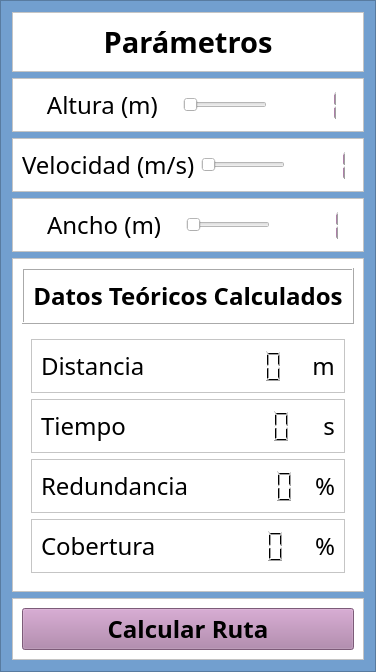
     <widget class="QFrame" name="frame_2">
      <property name="styleSheet">
       <string notr="true">background-color: rgb(114, 159, 207);</string>
      </property>
      <property name="frameShape">
       <enum>QFrame::StyledPanel</enum>
      </property>
      <property name="frameShadow">
       <enum>QFrame::Raised</enum>
      </property>
      <layout class="QVBoxLayout" name="verticalLayout">
       <item>
        <widget class="QFrame" name="frame_17">
         <property name="sizePolicy">
          <sizepolicy hsizetype="Expanding" vsizetype="Expanding">
           <horstretch>0</horstretch>
           <verstretch>0</verstretch>
          </sizepolicy>
         </property>
         <property name="styleSheet">
          <string notr="true">background-color: rgb(255, 255, 255);</string>
         </property>
         <property name="frameShape">
          <enum>QFrame::StyledPanel</enum>
         </property>
         <property name="frameShadow">
          <enum>QFrame::Raised</enum>
         </property>
         <layout class="QVBoxLayout" name="verticalLayout_14">
          <item>
           <widget class="QLabel" name="labelParametros">
            <property name="sizePolicy">
             <sizepolicy hsizetype="Expanding" vsizetype="Expanding">
              <horstretch>0</horstretch>
              <verstretch>0</verstretch>
             </sizepolicy>
            </property>
            <property name="font">
             <font>
              <family>Uroob</family>
              <pointsize>22</pointsize>
              <weight>75</weight>
              <bold>true</bold>
             </font>
            </property>
            <property name="text">
             <string>Parámetros</string>
            </property>
            <property name="alignment">
             <set>Qt::AlignCenter</set>
            </property>
            <property name="wordWrap">
             <bool>true</bool>
            </property>
           </widget>
          </item>
         </layout>
        </widget>
       </item>
       <item>
        <widget class="QFrame" name="frame_19">
         <property name="styleSheet">
          <string notr="true">background-color: rgb(255, 255, 255);</string>
         </property>
         <property name="frameShape">
          <enum>QFrame::StyledPanel</enum>
         </property>
         <property name="frameShadow">
          <enum>QFrame::Raised</enum>
         </property>
         <layout class="QHBoxLayout" name="horizontalLayout_7">
          <item>
           <widget class="QLabel" name="labelAltura">
            <property name="sizePolicy">
             <sizepolicy hsizetype="Expanding" vsizetype="Expanding">
              <horstretch>0</horstretch>
              <verstretch>0</verstretch>
             </sizepolicy>
            </property>
            <property name="font">
             <font>
              <family>Uroob</family>
              <pointsize>18</pointsize>
             </font>
            </property>
            <property name="text">
             <string>    Altura (m)   </string>
            </property>
            <property name="alignment">
             <set>Qt::AlignLeading|Qt::AlignLeft|Qt::AlignVCenter</set>
            </property>
           </widget>
          </item>
          <item>
           <widget class="QSlider" name="sliderAltura">
            <property name="sizePolicy">
             <sizepolicy hsizetype="Expanding" vsizetype="Expanding">
              <horstretch>0</horstretch>
              <verstretch>0</verstretch>
             </sizepolicy>
            </property>
            <property name="minimum">
             <number>1</number>
            </property>
            <property name="maximum">
             <number>20</number>
            </property>
            <property name="orientation">
             <enum>Qt::Horizontal</enum>
            </property>
           </widget>
          </item>
          <item>
           <widget class="QLCDNumber" name="lcdAlturaTeorica">
            <property name="sizePolicy">
             <sizepolicy hsizetype="Expanding" vsizetype="Expanding">
              <horstretch>0</horstretch>
              <verstretch>0</verstretch>
             </sizepolicy>
            </property>
            <property name="styleSheet">
             <string notr="true">color: rgb(173, 127, 168);</string>
            </property>
            <property name="frameShape">
             <enum>QFrame::NoFrame</enum>
            </property>
            <property name="digitCount">
             <number>3</number>
            </property>
            <property name="intValue" stdset="0">
             <number>1</number>
            </property>
           </widget>
          </item>
         </layout>
        </widget>
       </item>
       <item>
        <widget class="QFrame" name="frame_20">
         <property name="styleSheet">
          <string notr="true">background-color: rgb(255, 255, 255);</string>
         </property>
         <property name="frameShape">
          <enum>QFrame::StyledPanel</enum>
         </property>
         <property name="frameShadow">
          <enum>QFrame::Raised</enum>
         </property>
         <layout class="QHBoxLayout" name="horizontalLayout_2">
          <item>
           <widget class="QLabel" name="label_VelocidadDeseada">
            <property name="font">
             <font>
              <family>Uroob</family>
              <pointsize>18</pointsize>
             </font>
            </property>
            <property name="text">
             <string>Velocidad (m/s)</string>
            </property>
           </widget>
          </item>
          <item>
           <widget class="QSlider" name="sliderVelocidad">
            <property name="sizePolicy">
             <sizepolicy hsizetype="Expanding" vsizetype="Expanding">
              <horstretch>0</horstretch>
              <verstretch>0</verstretch>
             </sizepolicy>
            </property>
            <property name="minimum">
             <number>10</number>
            </property>
            <property name="maximum">
             <number>50</number>
            </property>
            <property name="orientation">
             <enum>Qt::Horizontal</enum>
            </property>
           </widget>
          </item>
          <item>
           <widget class="QLCDNumber" name="lcdNumber">
            <property name="enabled">
             <bool>true</bool>
            </property>
            <property name="sizePolicy">
             <sizepolicy hsizetype="Expanding" vsizetype="Expanding">
              <horstretch>0</horstretch>
              <verstretch>0</verstretch>
             </sizepolicy>
            </property>
            <property name="font">
             <font>
              <family>Uroob</family>
              <pointsize>11</pointsize>
             </font>
            </property>
            <property name="layoutDirection">
             <enum>Qt::LeftToRight</enum>
            </property>
            <property name="styleSheet">
             <string notr="true">color: rgb(173, 127, 168);</string>
            </property>
            <property name="frameShape">
             <enum>QFrame::NoFrame</enum>
            </property>
            <property name="frameShadow">
             <enum>QFrame::Raised</enum>
            </property>
            <property name="smallDecimalPoint">
             <bool>false</bool>
            </property>
            <property name="digitCount">
             <number>3</number>
            </property>
            <property name="segmentStyle">
             <enum>QLCDNumber::Filled</enum>
            </property>
            <property name="value" stdset="0">
             <double>1.000000000000000</double>
            </property>
            <property name="intValue" stdset="0">
             <number>1</number>
            </property>
           </widget>
          </item>
         </layout>
        </widget>
       </item>
       <item>
        <widget class="QFrame" name="frame_8">
         <property name="styleSheet">
          <string notr="true">background-color: rgb(255, 255, 255);</string>
         </property>
         <property name="frameShape">
          <enum>QFrame::StyledPanel</enum>
         </property>
         <property name="frameShadow">
          <enum>QFrame::Raised</enum>
         </property>
         <layout class="QHBoxLayout" name="horizontalLayout_16">
          <item>
           <widget class="QLabel" name="lbAnchoLineas">
            <property name="sizePolicy">
             <sizepolicy hsizetype="Expanding" vsizetype="Expanding">
              <horstretch>0</horstretch>
              <verstretch>0</verstretch>
             </sizepolicy>
            </property>
            <property name="font">
             <font>
              <family>Uroob</family>
              <pointsize>18</pointsize>
             </font>
            </property>
            <property name="text">
             <string>    Ancho (m)   </string>
            </property>
            <property name="alignment">
             <set>Qt::AlignCenter</set>
            </property>
           </widget>
          </item>
          <item>
           <widget class="QSlider" name="sliderAnchoLineas">
            <property name="sizePolicy">
             <sizepolicy hsizetype="Expanding" vsizetype="Expanding">
              <horstretch>0</horstretch>
              <verstretch>0</verstretch>
             </sizepolicy>
            </property>
            <property name="minimum">
             <number>1</number>
            </property>
            <property name="maximum">
             <number>20</number>
            </property>
            <property name="orientation">
             <enum>Qt::Horizontal</enum>
            </property>
           </widget>
          </item>
          <item>
           <widget class="QLCDNumber" name="lcdAnchoLineas">
            <property name="sizePolicy">
             <sizepolicy hsizetype="Expanding" vsizetype="Expanding">
              <horstretch>0</horstretch>
              <verstretch>0</verstretch>
             </sizepolicy>
            </property>
            <property name="styleSheet">
             <string notr="true">color: rgb(173, 127, 168);</string>
            </property>
            <property name="frameShape">
             <enum>QFrame::NoFrame</enum>
            </property>
            <property name="digitCount">
             <number>3</number>
            </property>
            <property name="intValue" stdset="0">
             <number>1</number>
            </property>
           </widget>
          </item>
         </layout>
        </widget>
       </item>
       <item>
        <widget class="QFrame" name="frame_12">
         <property name="styleSheet">
          <string notr="true">background-color: rgb(255, 255, 255);</string>
         </property>
         <property name="frameShape">
          <enum>QFrame::StyledPanel</enum>
         </property>
         <property name="frameShadow">
          <enum>QFrame::Raised</enum>
         </property>
         <layout class="QVBoxLayout" name="verticalLayout_11">
          <item>
           <widget class="QFrame" name="frame_9">
            <property name="frameShape">
             <enum>QFrame::Box</enum>
            </property>
            <property name="frameShadow">
             <enum>QFrame::Raised</enum>
            </property>
            <layout class="QVBoxLayout" name="verticalLayout_7">
             <item>
              <widget class="QLabel" name="labelDatosCalculados">
               <property name="font">
                <font>
                 <family>Uroob</family>
                 <pointsize>18</pointsize>
                 <weight>75</weight>
                 <bold>true</bold>
                </font>
               </property>
               <property name="text">
                <string>Datos Teóricos Calculados</string>
               </property>
               <property name="alignment">
                <set>Qt::AlignCenter</set>
               </property>
              </widget>
             </item>
            </layout>
           </widget>
          </item>
          <item>
           <widget class="QFrame" name="frame_13">
            <property name="styleSheet">
             <string notr="true">background-color: rgb(255, 255, 255);
border-color: rgb(252, 233, 79);</string>
            </property>
            <property name="frameShape">
             <enum>QFrame::NoFrame</enum>
            </property>
            <property name="frameShadow">
             <enum>QFrame::Raised</enum>
            </property>
            <layout class="QVBoxLayout" name="verticalLayout_15">
             <item>
              <widget class="QFrame" name="frame_21">
               <property name="frameShape">
                <enum>QFrame::StyledPanel</enum>
               </property>
               <property name="frameShadow">
                <enum>QFrame::Raised</enum>
               </property>
               <layout class="QHBoxLayout" name="horizontalLayout_8">
                <item>
                 <widget class="QLabel" name="lbDistancia">
                  <property name="sizePolicy">
                   <sizepolicy hsizetype="Expanding" vsizetype="Expanding">
                    <horstretch>0</horstretch>
                    <verstretch>0</verstretch>
                   </sizepolicy>
                  </property>
                  <property name="font">
                   <font>
                    <family>Uroob</family>
                    <pointsize>18</pointsize>
                   </font>
                  </property>
                  <property name="text">
                   <string>Distancia</string>
                  </property>
                 </widget>
                </item>
                <item>
                 <widget class="QLCDNumber" name="lcdDistanciaTeorica">
                  <property name="sizePolicy">
                   <sizepolicy hsizetype="Expanding" vsizetype="Expanding">
                    <horstretch>0</horstretch>
                    <verstretch>0</verstretch>
                   </sizepolicy>
                  </property>
                  <property name="frameShape">
                   <enum>QFrame::NoFrame</enum>
                  </property>
                  <property name="intValue" stdset="0">
                   <number>0</number>
                  </property>
                 </widget>
                </item>
                <item>
                 <widget class="QLabel" name="label_7">
                  <property name="font">
                   <font>
                    <family>Uroob</family>
                    <pointsize>18</pointsize>
                   </font>
                  </property>
                  <property name="text">
                   <string>m</string>
                  </property>
                  <property name="alignment">
                   <set>Qt::AlignCenter</set>
                  </property>
                 </widget>
                </item>
               </layout>
              </widget>
             </item>
             <item>
              <widget class="QFrame" name="frame_23">
               <property name="frameShape">
                <enum>QFrame::StyledPanel</enum>
               </property>
               <property name="frameShadow">
                <enum>QFrame::Raised</enum>
               </property>
               <layout class="QHBoxLayout" name="horizontalLayout_10">
                <item>
                 <widget class="QLabel" name="lbTiempo">
                  <property name="sizePolicy">
                   <sizepolicy hsizetype="Expanding" vsizetype="Expanding">
                    <horstretch>0</horstretch>
                    <verstretch>0</verstretch>
                   </sizepolicy>
                  </property>
                  <property name="font">
                   <font>
                    <family>Uroob</family>
                    <pointsize>18</pointsize>
                   </font>
                  </property>
                  <property name="text">
                   <string>Tiempo</string>
                  </property>
                 </widget>
                </item>
                <item>
                 <widget class="QLCDNumber" name="lcdTiempoTeorico">
                  <property name="sizePolicy">
                   <sizepolicy hsizetype="Expanding" vsizetype="Expanding">
                    <horstretch>0</horstretch>
                    <verstretch>0</verstretch>
                   </sizepolicy>
                  </property>
                  <property name="frameShape">
                   <enum>QFrame::NoFrame</enum>
                  </property>
                  <property name="intValue" stdset="0">
                   <number>0</number>
                  </property>
                 </widget>
                </item>
                <item>
                 <widget class="QLabel" name="labelTiempoTeorico">
                  <property name="font">
                   <font>
                    <family>Uroob</family>
                    <pointsize>18</pointsize>
                   </font>
                  </property>
                  <property name="text">
                   <string>s</string>
                  </property>
                  <property name="alignment">
                   <set>Qt::AlignCenter</set>
                  </property>
                 </widget>
                </item>
               </layout>
              </widget>
             </item>
             <item>
              <widget class="QFrame" name="frame_22">
               <property name="frameShape">
                <enum>QFrame::StyledPanel</enum>
               </property>
               <property name="frameShadow">
                <enum>QFrame::Raised</enum>
               </property>
               <layout class="QHBoxLayout" name="horizontalLayout_9">
                <item>
                 <widget class="QLabel" name="lbRedundancia">
                  <property name="sizePolicy">
                   <sizepolicy hsizetype="Expanding" vsizetype="Expanding">
                    <horstretch>0</horstretch>
                    <verstretch>0</verstretch>
                   </sizepolicy>
                  </property>
                  <property name="font">
                   <font>
                    <family>Uroob</family>
                    <pointsize>18</pointsize>
                   </font>
                  </property>
                  <property name="text">
                   <string>Redundancia</string>
                  </property>
                 </widget>
                </item>
                <item>
                 <widget class="QLCDNumber" name="lcdRedundancia">
                  <property name="sizePolicy">
                   <sizepolicy hsizetype="Expanding" vsizetype="Expanding">
                    <horstretch>0</horstretch>
                    <verstretch>0</verstretch>
                   </sizepolicy>
                  </property>
                  <property name="frameShape">
                   <enum>QFrame::NoFrame</enum>
                  </property>
                  <property name="intValue" stdset="0">
                   <number>0</number>
                  </property>
                 </widget>
                </item>
                <item>
                 <widget class="QLabel" name="lbRedundancy">
                  <property name="font">
                   <font>
                    <family>Uroob</family>
                    <pointsize>18</pointsize>
                   </font>
                  </property>
                  <property name="text">
                   <string>%</string>
                  </property>
                  <property name="alignment">
                   <set>Qt::AlignCenter</set>
                  </property>
                 </widget>
                </item>
               </layout>
              </widget>
             </item>
             <item>
              <widget class="QFrame" name="frame_3">
               <property name="frameShape">
                <enum>QFrame::StyledPanel</enum>
               </property>
               <property name="frameShadow">
                <enum>QFrame::Raised</enum>
               </property>
               <layout class="QHBoxLayout" name="horizontalLayout_6">
                <item>
                 <widget class="QLabel" name="lbPorcentajeCobertura">
                  <property name="sizePolicy">
                   <sizepolicy hsizetype="Expanding" vsizetype="Expanding">
                    <horstretch>0</horstretch>
                    <verstretch>0</verstretch>
                   </sizepolicy>
                  </property>
                  <property name="font">
                   <font>
                    <family>Uroob</family>
                    <pointsize>18</pointsize>
                   </font>
                  </property>
                  <property name="text">
                   <string>Cobertura</string>
                  </property>
                 </widget>
                </item>
                <item>
                 <widget class="QLCDNumber" name="lcdCobertura">
                  <property name="sizePolicy">
                   <sizepolicy hsizetype="Expanding" vsizetype="Expanding">
                    <horstretch>0</horstretch>
                    <verstretch>0</verstretch>
                   </sizepolicy>
                  </property>
                  <property name="frameShape">
                   <enum>QFrame::NoFrame</enum>
                  </property>
                 </widget>
                </item>
                <item>
                 <widget class="QLabel" name="labelPercentage">
                  <property name="font">
                   <font>
                    <family>Uroob</family>
                    <pointsize>18</pointsize>
                   </font>
                  </property>
                  <property name="text">
                   <string>%</string>
                  </property>
                  <property name="alignment">
                   <set>Qt::AlignCenter</set>
                  </property>
                 </widget>
                </item>
               </layout>
              </widget>
             </item>
            </layout>
           </widget>
          </item>
         </layout>
        </widget>
       </item>
       <item>
        <widget class="QFrame" name="frame_14">
         <property name="styleSheet">
          <string notr="true">background-color: rgb(255, 255, 255);</string>
         </property>
         <property name="frameShape">
          <enum>QFrame::StyledPanel</enum>
         </property>
         <property name="frameShadow">
          <enum>QFrame::Raised</enum>
         </property>
         <layout class="QVBoxLayout" name="verticalLayout_8">
          <item>
           <widget class="QPushButton" name="btn_CalcularRuta">
            <property name="font">
             <font>
              <family>Uroob</family>
              <pointsize>18</pointsize>
              <weight>75</weight>
              <bold>true</bold>
             </font>
            </property>
            <property name="layoutDirection">
             <enum>Qt::LeftToRight</enum>
            </property>
            <property name="styleSheet">
             <string notr="true">background-color: rgb(173, 127, 168);</string>
            </property>
            <property name="text">
             <string>Calcular Ruta</string>
            </property>
           </widget>
          </item>
         </layout>
        </widget>
       </item>
      </layout>
     </widget>
